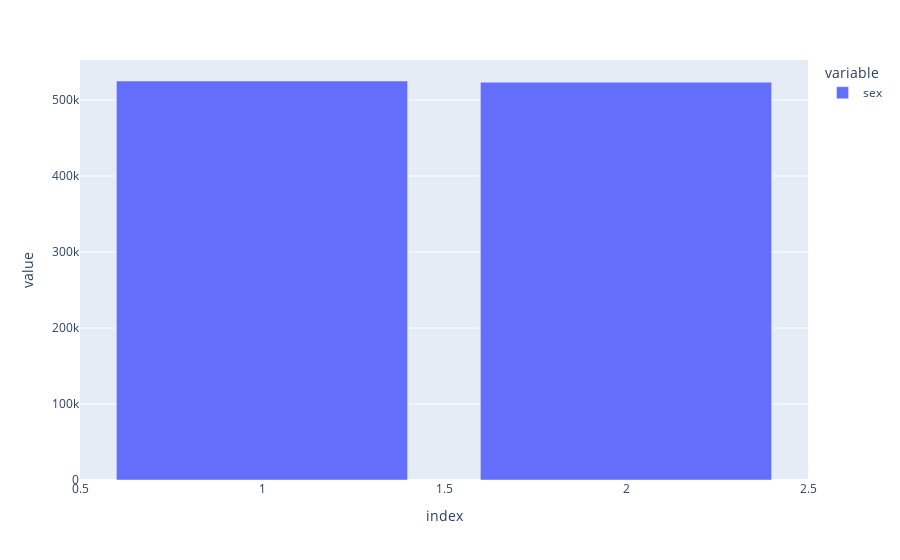

This figure's notebook cell:
### Markdown cell above
## sex

### Code cell
# distribuição de frequências
print(df['sex'].value_counts())
px.bar(df['sex'].value_counts())

### Figure 1 — Plotly figure (JSON) as saved in the notebook; plotly's stock layout.template omitted (floating-point values rounded to 4 significant figures)
{"data": [{"alignmentgroup": "True", "hovertemplate": "variable=sex<br>index=%{x}<br>value=%{y}<extra></extra>", "legendgroup": "sex", "marker": {"color": "#636efa", "pattern": {"shape": ""}}, "name": "sex", "offsetgroup": "sex", "orientation": "v", "showlegend": true, "textposition": "auto", "type": "bar", "x": [1, 2], "xaxis": "x", "y": [525064, 523511], "yaxis": "y"}], "layout": {"barmode": "relative", "legend": {"title": {"text": "variable"}, "tracegroupgap": 0}, "margin": {"t": 60}, "xaxis": {"anchor": "y", "domain": [0, 1], "title": {"text": "index"}}, "yaxis": {"anchor": "x", "domain": [0, 1], "title": {"text": "value"}}}}
